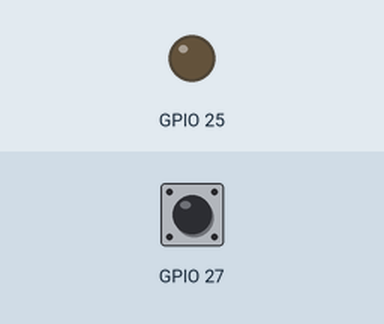
Recording of a program running on a simulated Raspberry Pi (BCM pin numbers). On the bench: output pins drawn as LEDs (lit = HIGH). The inputs (shaded band) are chosen by the test bench; at power-on: GPIO 27 LOW.

Above: at 1.2 s.
1.3 s: GPIO 27 pulled HIGH for 0.15 s
At 1.7 s:
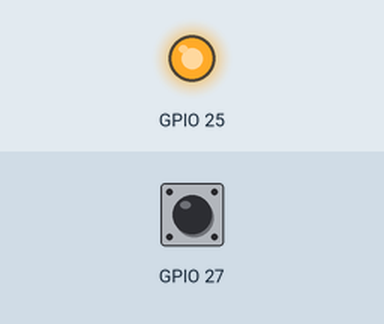
2.9 s: GPIO 27 pulled HIGH for 1 s
At 4.1 s:
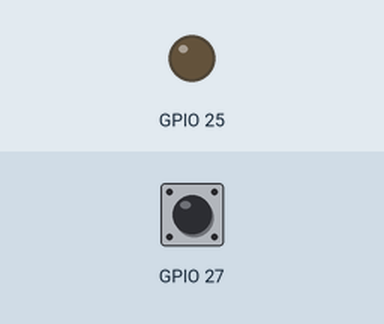
5.4 s: GPIO 27 pulled HIGH for 3.2 s
At 6.0 s:
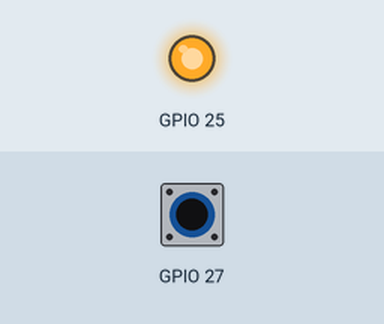
Timing chart, 0 to 8.4 s (numbered marks = the images above; inputs shaded):
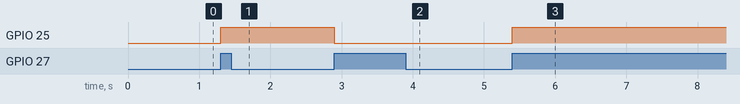

Measured:
- after the input at 1.3 s, GPIO 25: LOW → HIGH at once
- after the input at 2.9 s, GPIO 25: HIGH → LOW at once
- after the input at 5.4 s, GPIO 25: LOW → HIGH at once

The program:

05-03-sw-pd-event.py
```python
import RPi.GPIO as GPIO
from time import sleep

def my_callback(channel):
	global ledState
	if channel == 27:
		ledState = not ledState
		GPIO.output(25, ledState)

GPIO.setmode(GPIO.BCM)
GPIO.setup(25, GPIO.OUT, initial=GPIO.LOW)
GPIO.setup(27, GPIO.IN, pull_up_down=GPIO.PUD_DOWN)
GPIO.add_event_detect(27, GPIO.RISING, callback=my_callback, bouncetime=200)

ledState = GPIO.LOW

try:
	while True:
		sleep(0.01)

except KeyboardInterrupt:
	pass

GPIO.cleanup()
```
